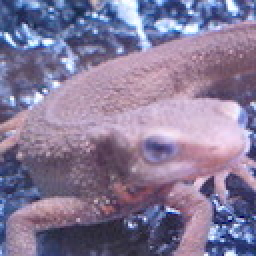
#> input picture images/imori.jpg, 128 x 128 px (shown 2 times larger)
$ python q17_laplacian_filter.py
#> lines starting #> are read from the running program, lines starting #| are printed output that depends on the picture
import cv2 as cv
from matplotlib import pyplot as plt
import numpy as np


img = cv.imread('../images/imori.jpg')
#> img is the input picture: shape (128, 128, 3); mean B, G, R 152.8, 121.8, 134.1
img_gray = cv.cvtColor(img, cv.COLOR_BGR2GRAY)
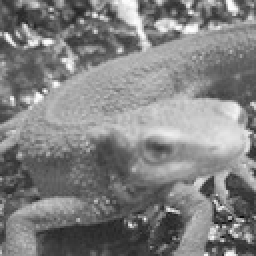
#> img_gray: shape (128, 128) (shown 2 times larger); min 11, max 254, mean 129

filter_lap = np.array([[0, 1, 0], [1, -4, 1], [0, 1, 0]])

img_filter = cv.filter2D(img_gray, -1, filter_lap, borderType=cv.BORDER_CONSTANT)
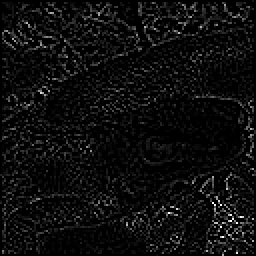
#> img_filter: shape (128, 128) (shown 2 times larger); min 0, max 255, mean 13.6

plt.figure()
plt.imshow(img_filter, cmap='gray')
plt.show()
